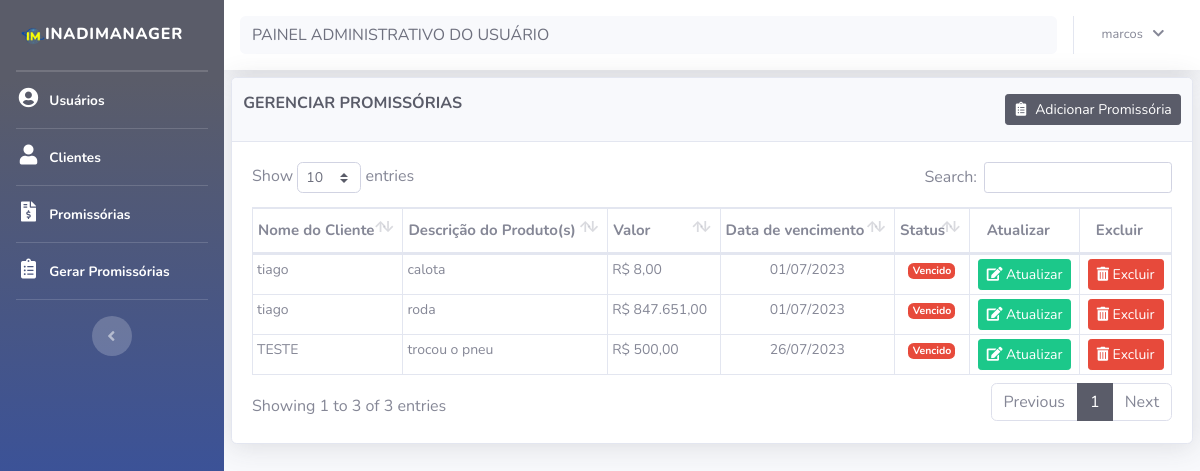
Page /promissoria/promissorias_vencidas.php (signed in) on the earlier database version.
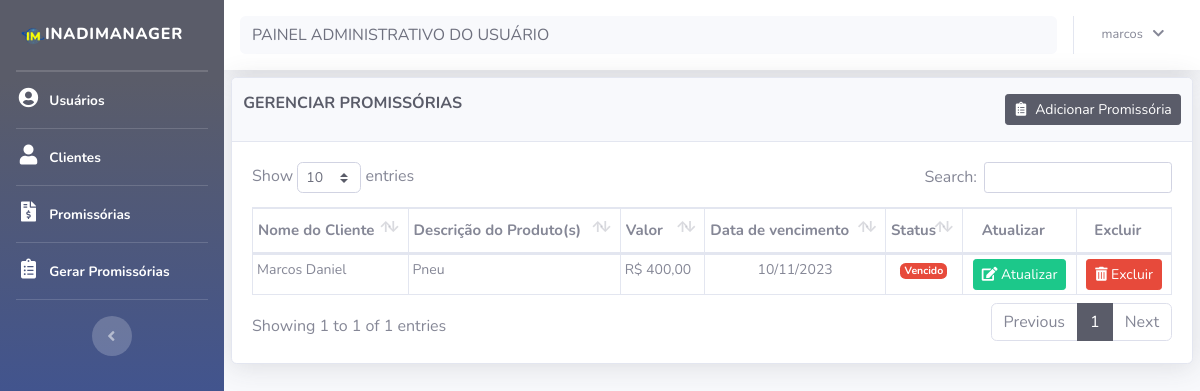
Same page on the later database version.
### tables this page shows
CREATE TABLE IF NOT EXISTS `promissoria` (
  `cod` int(11) NOT NULL AUTO_INCREMENT,
  `descricao` varchar(200) NOT NULL,
  `valor` decimal(10,0) NOT NULL,
  `data_compra` date NOT NULL,
  `data_vencimento` date NOT NULL,
  `cod_cliente` int(11) NOT NULL,
  `status` int(11) DEFAULT NULL,
  PRIMARY KEY (`cod`),
  KEY `foreign_key_cod_cliente` (`cod_cliente`),
  KEY `fk_status_promissoria` (`status`),
  CONSTRAINT `fk_divida_cliente` FOREIGN KEY (`cod_cliente`) REFERENCES `cliente` (`cod`) ON DELETE CASCADE,
  CONSTRAINT `fk_status_promissoria` FOREIGN KEY (`status`) REFERENCES `status` (`id`)
);

CREATE TABLE IF NOT EXISTS `cliente` (
  `cod` int(11) NOT NULL AUTO_INCREMENT,
  `nome` varchar(100) NOT NULL,
  `cpf` varchar(100) NOT NULL,
  `email` varchar(100) NOT NULL,
  `endereco` varchar(100) NOT NULL,
  `numero` varchar(11) NOT NULL,
  `bairro` varchar(100) NOT NULL,
  `cidade` varchar(100) NOT NULL,
  `telefone` varchar(100) NOT NULL,
  PRIMARY KEY (`cod`)
);

### bd/bd_promissoria.php (called while the page is built, shortened)
<?php
function listaPromissoriaVencidas1() {
    $conexao = conecta_bd();
    $query = $conexao->prepare("SELECT promissoria.cod, cliente.nome, promissoria.descricao, promissoria.valor, promissoria.data_vencimento, promissoria.status
              FROM promissoria
              INNER JOIN cliente ON promissoria.cod_cliente = cliente.cod
              WHERE promissoria.status = 3");
    $query->execute();
    $lista = $query->fetchAll(PDO::FETCH_ASSOC);
    return $lista;
}
?>

### promissoria/promissorias_vencidas.php (the view, shortened to what this page needs)
<?php
require_once('../layout/header.php');
require_once('../layout/sidebar.php');
require_once('../bd/bd_promissoria.php');
function formatarDinheiro($valor) {
    return 'R$ ' . number_format($valor, 2, ',', '.');
}
?>
<div id="content">
    <?php require_once('../layout/navbar.php');?>
    <div class="container-fluid">
        <div class="card shadow mb-2">
            <div class="card-header py-3">
                <div class="row">
                    <div class="col-md-8">
                        <h6 class="m-0 font-weight-bold text-primary" id="title">GERENCIAR PROMISSÓRIAS</h6>
                    </div>
                    <div class="col-md-4 card_button_title">
                        <a title="Adicionar nova ordem" href="cad_promissoria.php"><button type="button" class="btn btn-primary btn-sm card_button_title" data-toggle="modal" id=" "> <i class="fas fa-fw fa-clipboard-list">&nbsp;</i> Adicionar Promissória</button></a>
                    </div>
                </div>
            </div>
            <div class="card-body">
                <div class="table-responsive">
                    <table class="table table-bordered" id="dataTable" width="100%" cellspacing="0">
                        <thead>
                            <tr>
                                <th>Nome do Cliente</th>
                                <th>Descrição do Produto(s)</th>
                                <th>Valor</th>
                                <th>Data de vencimento</th>
                                <th>Status</th>
                                <th class="text-center" data-orderable="false">Atualizar</th>
                                <th class="text-center" data-orderable="false">Excluir</th>
                            </tr>
                        </thead>
                        <tbody>
                            <?php
                            $promissoria = listaPromissoriaVencidas1();
                            foreach($promissoria as $dados):
                                ?>
                                <tr>
                                    <td><?= $dados['nome'] ?></td>
                                    <td><?= $dados['descricao'] ?></td>
                                    <td><?= formatarDinheiro($dados['valor']) ?></td>
                                    <td class="text-center"><?= date('d/m/Y',strtotime($dados['data_vencimento']))?></td>
                                    <td class="text-center">
                                        <?php
                                         switch ($dados['status']) {
                                            case 3:
                                                echo '<span class="badge badge-danger">Vencido</span>';
                                                break;
                                            }
                                        ?>
                                        </td>
                                    <td class="text-center">
                                        <a title="Atualizar" href="editar_promissoria.php?cod=<?=$dados['cod']; ?>" class="btn btn-sm btn-success"><i class="fas fa-edit">&nbsp;</i>Atualizar</a>
                                    </td>
                                    <td class="text-center">
                                        <a title="Excluir" href="javascript:void(0)" data-toggle="modal" data-target="#excluir-<?=$dados['cod'];?>" class="btn btn-sm btn-danger"><i class="fas fa-trash-alt">&nbsp;</i>Excluir</a>
                                    </td>
                                </tr>
                            <?php endforeach ?>
                        </tbody>
                    </table>
                </div>
            </div>
        </div>
    </div>
<?php
require_once('../layout/footer.php');
?>

Differences in the rows shown:
removed promissoria: cod_cliente.nome "tiago", descricao "calota", valor "R$ 8,00", data_vencimento "01/07/2023", shows "Vencido"
removed promissoria: cod_cliente.nome "tiago", descricao "roda", valor "R$ 847.651,00", data_vencimento "01/07/2023", shows "Vencido"
removed promissoria: cod_cliente.nome "TESTE", descricao "trocou o pneu", valor "R$ 500,00", data_vencimento "26/07/2023", shows "Vencido"
added promissoria: cod_cliente.nome "Marcos Daniel", descricao "Pneu", valor "R$ 400,00", data_vencimento "10/11/2023", shows "Vencido"
Other differences:
text written by a page script: "Show entries Search: Showing 1 to 3 of 3 entries Previous 1 Next" → "Show entries Search: Showing 1 to 1 of 1 entries Previous 1 Next"
